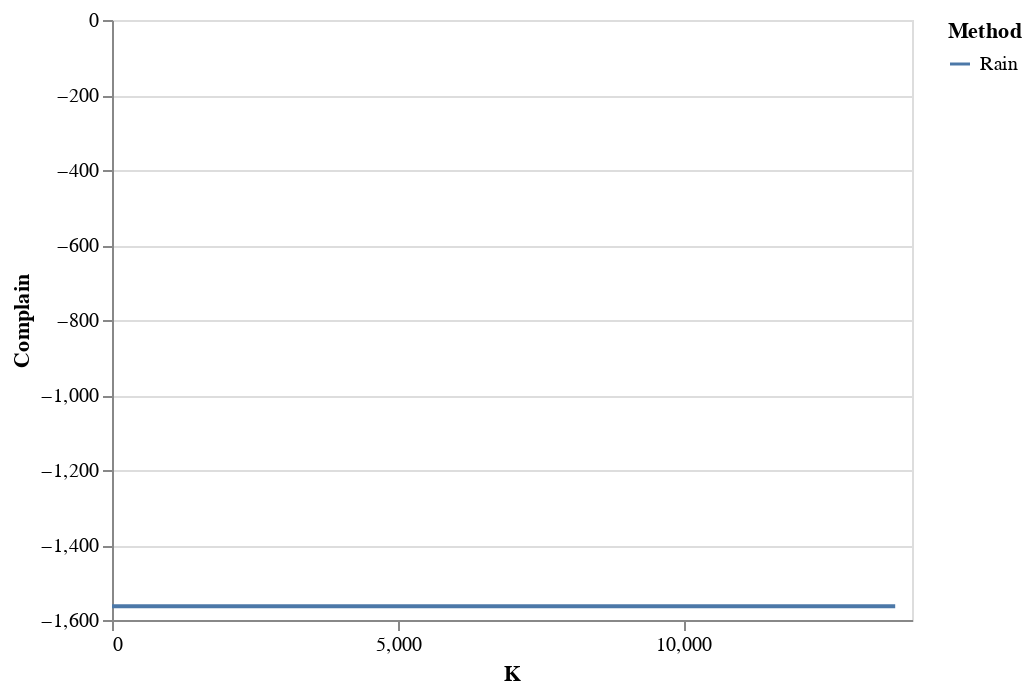

Notebook cell for this chart:
### Code cell
from tqdm.notebook import tnrange, trange
manager = ModelManagerLM(proc.x_train, proc.y_corr, LogReg(1), 256)
manager.model.set_weights(manager0.model.get_weights())
manager.delta = tf.Variable(manager0.delta.value(), name="delta")
ranker = InfluenceRanker(manager=manager, on=proc.complain)
fixer = AutoFixer(manager, corrsel, K)

AQs = []
weighted_f1 = []
rank_list = []
rank_time_rain = 0
model_time_rain = 0
AQ = proc.complain(manager).AQ
# f1 = f1_score(proc.y_test.numpy(), manager.model.predict(proc.x_test).numpy(), average='weighted')
f1 = f1_score(proc.y_query.numpy(), manager.model.predict(proc.x_query).numpy(), average='weighted')
AQs.append(float(AQ))
weighted_f1.append(f1)

step_size = 13706
rain_k = int(np.ceil(K / step_size))
for k in trange(0, rain_k):
    nfix = min(step_size, K - step_size * k)
    assert nfix > 0

    start = time.time()
    rank = rank_fix(ranker, fixer, nfix)
    middle = time.time()
#     manager.fit(max_iter=1000, print_value=True, lr=0.1, tol=1e-5)
    end = time.time()
    
    rank_list.append(rank.numpy())
    rank_time_rain += middle - start
    model_time_rain += end - middle

    AQ = proc.complain(manager).AQ
#     f1 = f1_score(proc.y_test.numpy(), manager.model.predict(proc.x_test).numpy(), average='weighted')
    f1 = f1_score(proc.y_query.numpy(), manager.model.predict(proc.x_query).numpy(), average='weighted')
    AQs.append(float(AQ))
    weighted_f1.append(f1)

print("Rank_time:", rank_time_rain)
print("Model_time:", model_time_rain)
AC = proc.complain(manager).AC

df_rain = pd.DataFrame({
    "Complain": np.array(AQs) - AC,
    "F1": np.array(weighted_f1),
    "K": list(range(0, K, step_size)) + [K],
    "Method": np.repeat("Rain", len(AQs)),
})
alt.Chart(pd.concat([df_rain])).mark_line().encode(
    alt.X('K:Q', axis=alt.Axis(tickCount=df_rain.shape[0], grid=False)),
    alt.Y("Complain:Q"),
    color = "Method"
)

### Figure 1 — Vega-Lite specification as saved in the notebook (floating-point values rounded to 4 significant figures)
{"config": {"view": {"continuousWidth": 400, "continuousHeight": 300}}, "data": {"name": "data-6df36a97084c7b0d8a5b82d36ac17709"}, "mark": "line", "encoding": {"color": {"type": "nominal", "field": "Method"}, "x": {"type": "quantitative", "axis": {"grid": false, "tickCount": 2}, "field": "K"}, "y": {"type": "quantitative", "field": "Complain"}}, "$schema": "https://vega.github.io/schema/vega-lite/v4.8.1.json", "datasets": {"data-6df36a97084c7b0d8a5b82d36ac17709": [{"Complain": -1563.0, "F1": 0.5748, "K": 0, "Method": "Rain"}, {"Complain": -1563.0, "F1": 0.5748, "K": 13706, "Method": "Rain"}]}}
